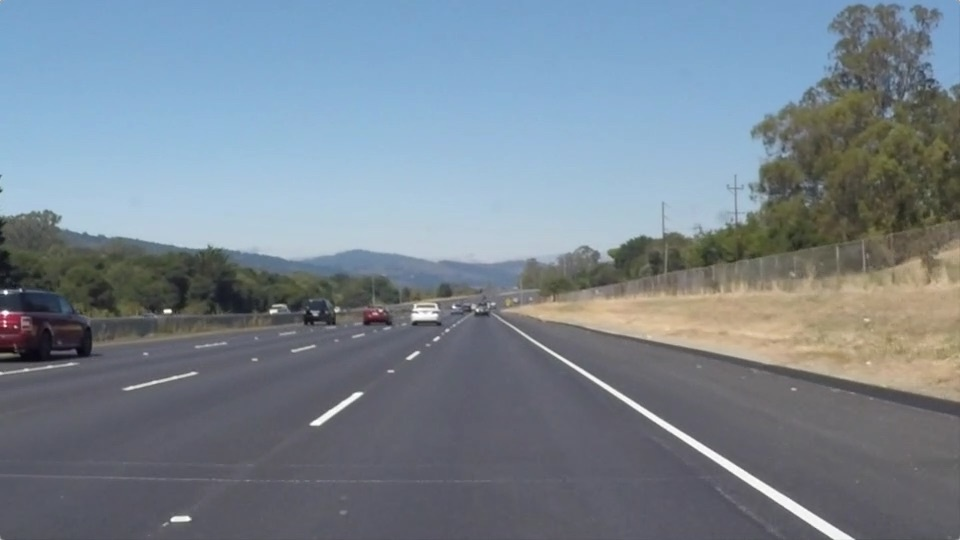
#> input picture media/in/test_img1.jpg, 960 x 540 px, given in place of lane1-straight.mp4, which was not available
$ python curved.py
#> lines starting #> are read from the running program, lines starting #| are printed output that depends on the picture; after the words box and inside, x2 and y2 are one past the last pixel; in counts of white or black regions, pixels touching at a corner belong together; pictures that were not available may be replaced by others from this repository, and a replacement may not be noted
import cv2
import numpy as np
import math
import copy

class CannyRANSAC():
    '''Test'''
    _POLYGON = np.array([[[100, 540],
                          [900, 540],
                          [515, 320],
                          [450, 320]]])
    _DEFAULT_CONFIG = {
                'in_range': {'lower_bounds': 150, 'upper_bounds': 255},
                'canny': {'canny_low': 50, 'canny_high': 100, 'blur_first': True},
                'fit': {'n_iter': 100, 'degree': 2, 'threshold': 50, 'min_inliers': 0.6, 'factor': 0.1},
            }

    def __init__(self, roi = None, configs = None):
        if configs is None:
            self.configs = self._DEFAULT_CONFIG
        else:
            self.configs = copy.deepcopy(self._DEFAULT_CONFIG)
            self._merge_configs(configs)

        self.in_range_params = self.configs['in_range']
        self.canny_params = self.configs['canny']
        self.fit_params = self.configs['fit']
        self.prev_points = {"left": None, "right": None}

        self._roi_validation(roi)

    def _merge_configs(self, user_configs):
        def _recursive_update(default_dict, new_dict):
            for key, val in new_dict.items():
                if isinstance(val, dict) and key in default_dict and isinstance(default_dict[key], dict):
                    _recursive_update(default_dict[key], val)
                else:
                    default_dict[key] = val

        _recursive_update(self.configs, user_configs)
        self._validate_configs()

    def _validate_configs(self):
        attributes = [self.in_range_params, self.canny_params, self.fit_params]
        for i, step in enumerate(self._DEFAULT_CONFIG.keys()):
            parameters = [val for val in self._DEFAULT_CONFIG[step]]
            for param in parameters:
                    if param not in attributes[i]:
                        raise ValueError(f"Missing required threshold parameter: {param}")

    def _roi_validation(self, roi):
        if roi is None:
            self.roi = self._POLYGON
        else:
            expected_shape = (1, 4, 2)
            if roi.shape == expected_shape:
                self.roi = roi
            else:
                try:
                    self.roi = roi.reshape(1, 4, 2)
                except Exception as e:
                    assert AssertionError(e)

    def run(self, frame):
        '''ADD LATER'''
        threshold = self._threshold_lane_lines(frame, **self.in_range_params)
        roi = self._select_ROI(threshold, self.roi)
        edge_map = self._detect_edges(roi, **self.canny_params)
        lane_lines = self._fit_lane_lines(edge_map, **self.fit_params)
        return threshold, edge_map, lane_lines

    def _threshold_lane_lines(self, frame, lower_bounds, upper_bounds):
        img = cv2.cvtColor(frame, cv2.COLOR_BGR2GRAY)
        thresh = cv2.inRange(img, lower_bounds, upper_bounds)
        return thresh

    def _select_ROI(self, thresh_img, poly):
        mask = np.zeros_like(thresh_img)
        if len(thresh_img.shape) > 2:
            num_channels = thresh_img.shape[2]
            roi_color = (255,) * num_channels
        else:
            roi_color = 255
        cv2.fillPoly(img=mask, pts=poly, color=roi_color)
        roi = cv2.bitwise_and(src1=thresh_img, src2=mask)
        return roi

    def _detect_edges(self, roi, canny_low, canny_high, blur_first:bool=True):
        if blur_first == True:
            img = cv2.GaussianBlur(roi, (3, 3), 0)
            img = cv2.Canny(img, canny_low, canny_high)
        else:
            img = cv2.Canny(roi, canny_low, canny_high)
            img = cv2.GaussianBlur(img, (3, 3), 0)
        return img

    def _fit_lane_lines(self, edge_map, n_iter, degree, threshold, min_inliers, factor):
        if edge_map is None:
            raise ValueError("Error: Argument passed for edge map is none")
        else:
            pts = self._point_extraction(edge_map)
            pts_split = self._point_splitting(pts)
            fit = self._ransac_polyfit(pts_split, n_iter, degree, threshold, min_inliers, factor)
            return fit

    def _point_extraction(self, edge_map):
        edge_pts = np.where(edge_map != 0)
        return np.column_stack((edge_pts[1], edge_pts[0]))

    def _point_splitting(self, pts):
        if len(pts) == 0:
            return [np.array([]), np.array([])]

        x_mid = self.roi[:, :, 0].mean()

        left = pts[pts[:, 0] < x_mid]
        right = pts[pts[:, 0] >= x_mid]

        lanes_raw = [left, right]
        lanes_filtered = []

        # Lane X-Val Filter
        for lane in lanes_raw:
            if lane is not None:
                X = lane[:, 0]
                X_median = np.median(X)
                X_std = np.std(X)

                mask = np.abs(X - X_median) < (2 * X_std)
                lanes_filtered.append(lane[mask])

        return lanes_filtered

    def _ransac_polyfit(self, lanes, n_iter, degree, threshold, min_inliers, factor):
        fit = []

        for i, lane in enumerate(lanes):
            # Direction variable
            direction = "left" if i == 0 else "right"

            if len(lane) < degree + 1:
                print(f"WARNING: {direction} lane does not have enough points to perform fit. Skipping lane of length {len(lane)}.")
                continue

            # X-Value Filter
            X = lane[:, 0]
            y = lane[:, 1]

            y_range = y.max() - y.min()
            top_third = lane[lane[:, 1] < (y.min() + y_range / 3)]

            if len(top_third) < 5:
                print(f"{direction}: sparse top, using degree = 1")
                degree = 1

            # Get best coeffs
            best_coeffs = self._best_coeffs(X, y, n_iter, degree, threshold, min_inliers)

            # Generate Curved Lines
            fit.append(self._gen_smoothed_curved_lines(best_coeffs, direction, factor))

        return fit

    def _best_coeffs(self, X, y, n_iter:int=100, degree:int=2, threshold:int=20, min_inliers:float=0.6):
        # Normalize values for polyfit
        X, y, threshold = self._min_max_scaler(X, y, threshold)
        self.y = y

        # Constrain y to prevent inaccruate line response
        y_min_idx, y_max_idx = np.argmin(y), np.argmax(y)

        weight = 5
        X_constrained = np.concatenate([X] + [X[[y_min_idx, y_max_idx]]] * weight)
        y_constrained = np.concatenate([y] + [y[[y_min_idx, y_max_idx]]] * weight)

        # Create best coeffs check variables
        poly_size = degree + 1
        best_inliers = None
        best_inlier_count = 0
        best_coeffs = None
        n_points = len(X)
        sample_size = min(max(degree+3, 5), n_points)

        for _ in range(n_iter):
            # Random sampling
            sample_idx = np.random.choice(n_points, size=sample_size, replace=False)
            sample_X = X_constrained[sample_idx]
            sample_y = y_constrained[sample_idx]

            # Fit polynomial to samples
            try:
                coeffs = np.polyfit(sample_X, sample_y, degree)

                if not isinstance(coeffs, np.ndarray) or len(coeffs) != poly_size:
                    continue

            except (np.linalg.LinAlgError, TypeError, ValueError):
                continue

            # Evaluate fit on all points
            y_pred = np.polyval(coeffs, X)
            errors = np.abs(sum(y - y_pred) ** 2)

            # Count inliers (points close to fit)
            inliers = errors < threshold
            inlier_count = np.sum(inliers)

            # Best coeffs check
            if inlier_count > best_inlier_count:
                best_inlier_count = inlier_count
                best_inliers = inliers
                best_coeffs = coeffs

        # Leading Coefficient check: If leading coefficient is a negative value, fit all data
        if degree == 2 and best_coeffs is not None:
            if best_coeffs[0] < 0:
                # print(f"WARNING: Suspecious parabola a = {best_coeffs[0]}")
                return np.polyfit(X_constrained, y_constrained, degree)

        # Best coeffs vs normal polyfit check
        if best_inliers is not None and best_inlier_count >= min_inliers * n_points:
            inlier_X = X[best_inliers]
            inlier_y = y[best_inliers]
            if len(inlier_X) >= poly_size:
                try:
                    ransac_coeffs = np.polyfit(inlier_X, inlier_y, degree)
                    if isinstance(ransac_coeffs, np.ndarray) and len(ransac_coeffs) == poly_size:
                        return ransac_coeffs
                except (np.linalg.LinAlgError, TypeError, ValueError):
                    pass
                else:
                    return best_coeffs # Return best coeffs without refit

        # FAIL SAFE: Fit all data
        try:
            last_resort = np.polyfit(X_constrained, y_constrained, degree)
            if isinstance(last_resort, np.ndarray) and len(last_resort) == poly_size:
                return last_resort
        except:
            pass

    def _min_max_scaler(self, X, y, threshold):
        targets = [X, y]
        params = []
        for i in range(len(targets)):
            val = targets[i]
            min, max = val.min(), val.max()
            params.append([min, max])
            targets[i] = (val - min) / (max - min) if max > min else val
            if i == 1:
                targets.append(threshold / (max - min) if max > min else threshold)

        self.scale_params = [val for sub in params for val in sub]

        return targets

    def _gen_smoothed_curved_lines(self, best_coeffs, direction, factor:float = 0.3):
        # Gen curve in scaled space

        x_scaled = np.linspace(0, 1, 100)
        y_scaled = np.polyval(best_coeffs, x_scaled)

        # Return scaled values to original coordinate space
        X, y = self._inverse_scaler(x_scaled, y_scaled)
        points = np.array([X, y], dtype=np.int32).T

        # Smooth points if able
        if self.prev_points.get(direction) is not None:
            points = (factor * points + (1 - factor) * self.prev_points.get(direction)).astype(np.int32)

        # Assign points to persistent variable for next frame
        self.prev_points[direction] = points

        return points.reshape((-1, 1, 2))

    def _inverse_scaler(self, X_scaled, y_scaled):
        X_min, X_max, y_min, y_max = self.scale_params

        X = X_scaled * (X_max - X_min) + X_min
        y = y_scaled * (y_max - y_min) + y_min
        return X, y

if __name__ == "__main__":

    # cap = cv2.VideoCapture("media/test_img1.jpg")

    cap = cv2.VideoCapture("media/lane1-straight.mp4")

    if not cap.isOpened():
        print("Error: Could not open video.")

    processor = CannyRANSAC()
    pause = False

    while True and not pause:
        ret, frame = cap.read()
#> frame is the input picture: shape (540, 960, 3); mean B, G, R 143.7, 132.6, 120.3
        if not ret:
            break
        else:
            thresh, edge, composite = processor.run(frame)
#> in _threshold_lane_lines, `img = cv2.cvtColor(frame, cv2.COLOR_BGR2GRAY)`:
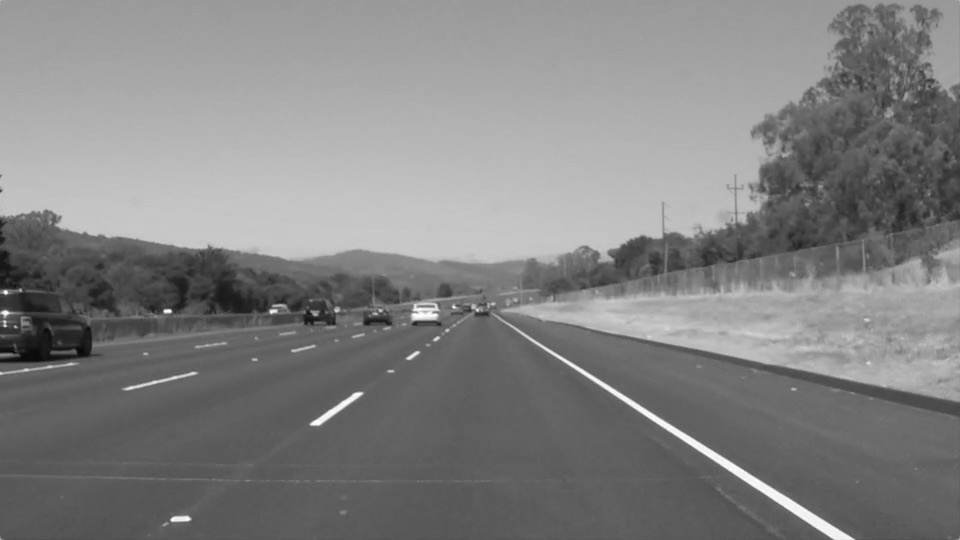
#> img: shape (540, 960); min 8, max 255, mean 130.1
#> in _threshold_lane_lines, `thresh = cv2.inRange(img, lower_bounds, upper_bounds)`:
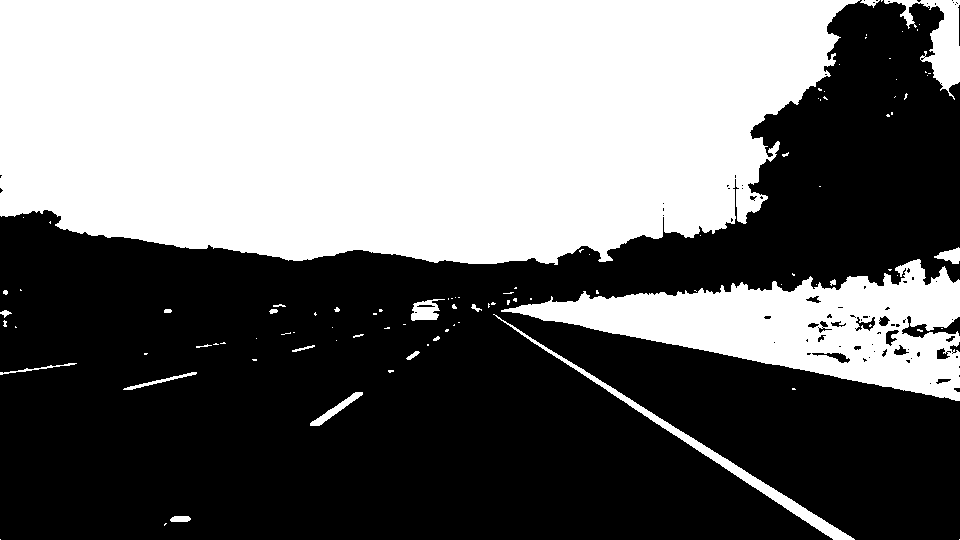
#> thresh: shape (540, 960); 44.5% white; 100 white regions (76 under 20 px), largest, box (x1, y1, x2, y2) and area: (0, 0, 860, 265) 193714, (501, 259, 960, 401) 28989, (493, 314, 855, 540) 2899
#> in _select_ROI, `cv2.fillPoly(img=mask, pts=poly, color=roi_color)`:
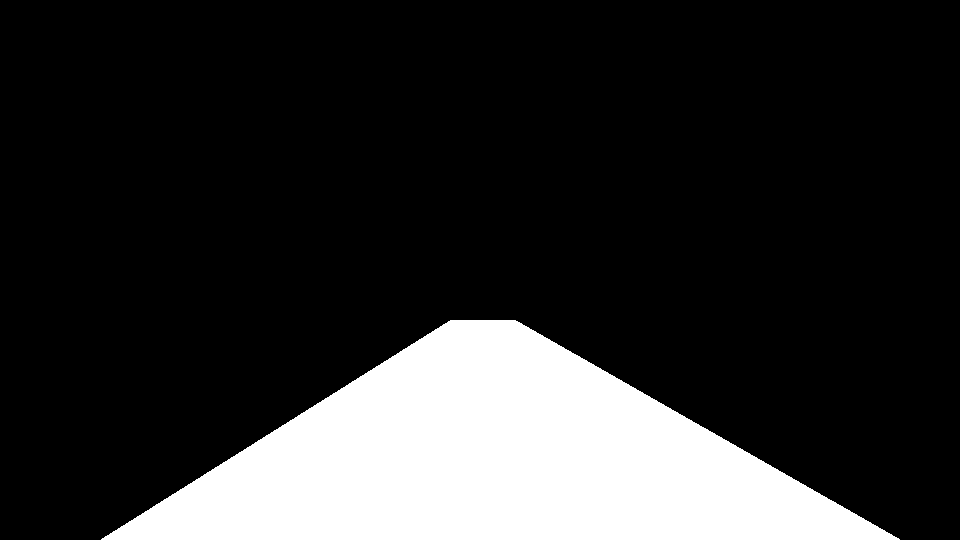
#> mask: shape (540, 960); 18.4% white; 1 white region, box (x1, y1, x2, y2) and area: (101, 320, 900, 540) 95299
#> in _select_ROI, `roi = cv2.bitwise_and(src1=thresh_img, src2=mask)`:
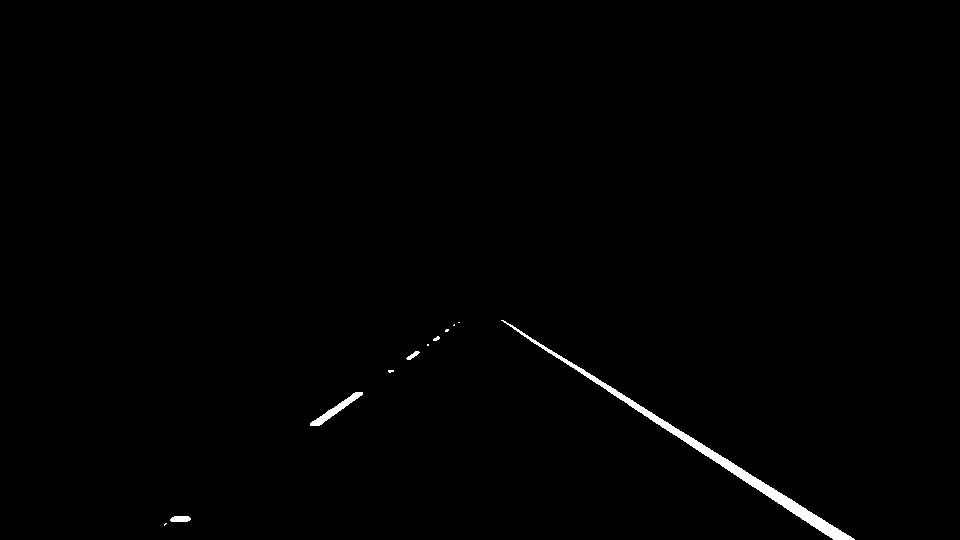
#> roi: shape (540, 960); 0.68% white; 11 white regions (6 under 20 px), largest, box (x1, y1, x2, y2) and area: (501, 320, 855, 540) 2885, (310, 392, 363, 426) 391, (170, 516, 191, 522) 111, (406, 351, 420, 360) 54, (433, 336, 440, 341) 22
#> in _detect_edges, `img = cv2.Canny(img, canny_low, canny_high)`:
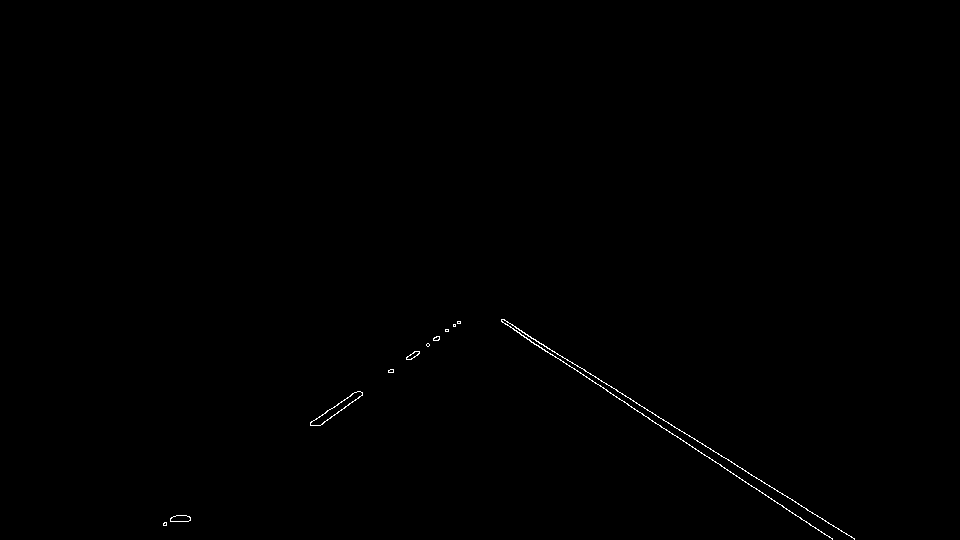
#> img: shape (540, 960); 0.24% white in thin lines or dots, all inside (x1, y1, x2, y2) = (163, 319, 855, 540)
#> in _point_extraction, `edge_pts = np.where(edge_map != 0)`: edge_pts = 1220 positions, rows 319 to 539, columns 163 to 854
#> in _fit_lane_lines, `pts = self._point_extraction(edge_map)`: pts = 1220 pairs, first value 163 to 854, second value 319 to 539
#> in _point_splitting, `left = pts[pts[:, 0] < x_mid]`: left = 313 pairs, first value 163 to 460, second value 321 to 525
#> in _point_splitting, `right = pts[pts[:, 0] >= x_mid]`: right = 907 pairs, first value 501 to 854, second value 319 to 539
#> the loop in _point_splitting, `for lane in lanes_raw:` made 2 passes
#> (X_median, X_std) on passes 1 to 2: (345, 88.93), (666, 100.8)
#> after the loop in _point_splitting, `for lane in lanes_raw:`: lanes_filtered = 2 items
#> the loop in _ransac_polyfit, `for i, lane in enumerate(lanes):` made 2 passes
#> (y_range, threshold in _best_coeffs, y_min_idx in _best_coeffs, y_max_idx in _best_coeffs, weight in _best_coeffs, poly_size in _best_coeffs) on passes 1 to 2: (200, 0.25, 0, 282, 5, 3), (220, 0.227, 0, 905, 5, 3)
#> after the loop in _ransac_polyfit, `for i, lane in enumerate(lanes):`: fit = 2 contours; box (x1, y1, x2, y2) and area: (501, 319, 855, 545) 314, (170, 320, 461, 525) 174
#> in run, `lane_lines = self._fit_lane_lines(edge_map, **self.fit_params)`: lane_lines has the same summary as fit in _ransac_polyfit
#> composite has the same summary as fit in _ransac_polyfit
            thresh = cv2.merge([thresh, thresh, thresh])
            edge = cv2.merge([edge, edge, edge])
            top = np.hstack([frame, thresh])
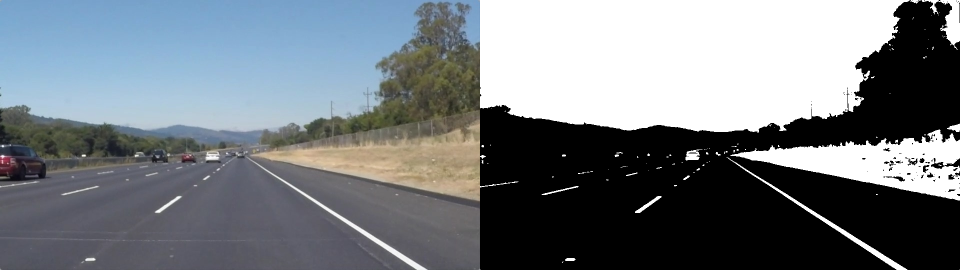
#> top: shape (540, 1920, 3) (shown at 1/2 size); mean B, G, R 128.6, 123, 116.8
#> (the run stopped early here; a loop or call above may not have finished)
